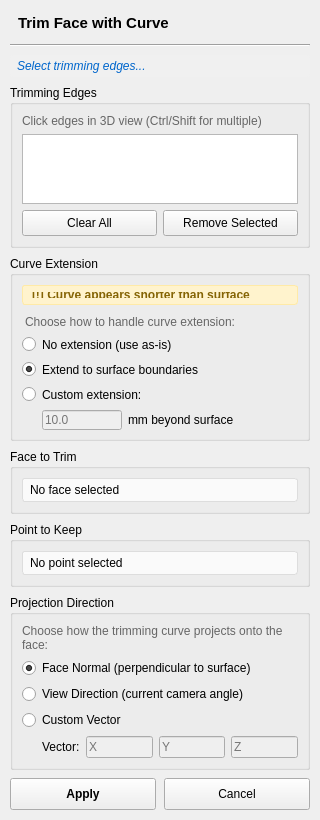
<?xml version="1.0" encoding="UTF-8"?>
<ui version="4.0">
 <class>TrimFaceDialog</class>
 <widget class="QWidget" name="TrimFaceDialog">
  <property name="geometry">
   <rect>
    <x>0</x>
    <y>0</y>
    <width>320</width>
    <height>480</height>
   </rect>
  </property>
  <property name="windowTitle">
   <string>Trim Face</string>
  </property>
  <layout class="QVBoxLayout" name="verticalLayout">
   <property name="spacing">
    <number>8</number>
   </property>
   <property name="leftMargin">
    <number>10</number>
   </property>
   <property name="topMargin">
    <number>10</number>
   </property>
   <property name="rightMargin">
    <number>10</number>
   </property>
   <property name="bottomMargin">
    <number>10</number>
   </property>
   <item>
    <widget class="QLabel" name="titleLabel">
     <property name="text">
      <string>Trim Face with Curve</string>
     </property>
     <property name="styleSheet">
      <string notr="true">font-weight: bold; font-size: 11pt; padding: 4px;</string>
     </property>
    </widget>
   </item>
   <item>
    <widget class="Line" name="line">
     <property name="orientation">
      <enum>Qt::Horizontal</enum>
     </property>
    </widget>
   </item>
   <item>
    <widget class="QLabel" name="statusLabel">
     <property name="text">
      <string>Select trimming edges...</string>
     </property>
     <property name="styleSheet">
      <string notr="true">color: #0066cc; font-style: italic; padding: 4px; background-color: #f0f0f0; border-radius: 3px;</string>
     </property>
     <property name="wordWrap">
      <bool>true</bool>
     </property>
    </widget>
   </item>
   <item>
    <widget class="QGroupBox" name="curvesGroup">
     <property name="title">
      <string>Trimming Edges</string>
     </property>
     <layout class="QVBoxLayout" name="verticalLayout_2">
      <item>
       <widget class="QLabel" name="curveHintLabel">
        <property name="text">
         <string>Click edges in 3D view (Ctrl/Shift for multiple)</string>
        </property>
        <property name="styleSheet">
         <string notr="true">color: #666; font-size: 9pt;</string>
        </property>
       </widget>
      </item>
      <item>
       <widget class="QListWidget" name="curveListWidget">
        <property name="maximumSize">
         <size>
          <width>16777215</width>
          <height>90</height>
         </size>
        </property>
       </widget>
      </item>
      <item>
       <layout class="QHBoxLayout" name="curveButtonLayout">
        <item>
         <widget class="QPushButton" name="clearCurvesButton">
          <property name="text">
           <string>Clear All</string>
          </property>
          <property name="minimumSize">
           <size>
            <width>0</width>
            <height>26</height>
           </size>
          </property>
         </widget>
        </item>
        <item>
         <widget class="QPushButton" name="removeCurveButton">
          <property name="text">
           <string>Remove Selected</string>
          </property>
          <property name="minimumSize">
           <size>
            <width>0</width>
            <height>26</height>
           </size>
          </property>
         </widget>
        </item>
       </layout>
      </item>
     </layout>
    </widget>
   </item>
   <item>
    <widget class="QGroupBox" name="extensionGroup">
     <property name="title">
      <string>Curve Extension</string>
     </property>
     <property name="visible">
      <bool>false</bool>
     </property>
     <layout class="QVBoxLayout" name="verticalLayout_extension">
      <item>
       <widget class="QLabel" name="extensionWarningLabel">
        <property name="text">
         <string>[!] Curve appears shorter than surface</string>
        </property>
        <property name="styleSheet">
         <string notr="true">color: #856404; background-color: #fff3cd; border: 1px solid #ffeaa7; border-radius: 3px; padding: 6px; font-weight: bold;</string>
        </property>
       </widget>
      </item>
      <item>
       <widget class="QLabel" name="extensionHintLabel">
        <property name="text">
         <string>Choose how to handle curve extension:</string>
        </property>
        <property name="styleSheet">
         <string notr="true">color: #666; font-size: 9pt; padding-top: 4px;</string>
        </property>
       </widget>
      </item>
      <item>
       <widget class="QRadioButton" name="extensionNoneRadio">
        <property name="text">
         <string>No extension (use as-is)</string>
        </property>
       </widget>
      </item>
      <item>
       <widget class="QRadioButton" name="extensionBoundaryRadio">
        <property name="text">
         <string>Extend to surface boundaries</string>
        </property>
        <property name="checked">
         <bool>true</bool>
        </property>
       </widget>
      </item>
      <item>
       <widget class="QRadioButton" name="extensionCustomRadio">
        <property name="text">
         <string>Custom extension:</string>
        </property>
       </widget>
      </item>
      <item>
       <widget class="QWidget" name="customExtensionWidget" native="true">
        <layout class="QHBoxLayout" name="horizontalLayout_extension">
         <property name="leftMargin">
          <number>20</number>
         </property>
         <property name="topMargin">
          <number>0</number>
         </property>
         <property name="rightMargin">
          <number>0</number>
         </property>
         <property name="bottomMargin">
          <number>0</number>
         </property>
         <item>
          <widget class="QLineEdit" name="extensionDistanceEdit">
           <property name="enabled">
            <bool>false</bool>
           </property>
           <property name="maximumSize">
            <size>
             <width>80</width>
             <height>16777215</height>
            </size>
           </property>
           <property name="placeholderText">
            <string>10.0</string>
           </property>
          </widget>
         </item>
         <item>
          <widget class="QLabel" name="extensionUnitLabel">
           <property name="text">
            <string>mm beyond surface</string>
           </property>
          </widget>
         </item>
         <item>
          <spacer name="horizontalSpacer_extension">
           <property name="orientation">
            <enum>Qt::Horizontal</enum>
           </property>
           <property name="sizeHint" stdset="0">
            <size>
             <width>40</width>
             <height>20</height>
            </size>
           </property>
          </spacer>
         </item>
        </layout>
       </widget>
      </item>
     </layout>
    </widget>
   </item>
   <item>
    <widget class="QGroupBox" name="faceGroup">
     <property name="title">
      <string>Face to Trim</string>
     </property>
     <layout class="QVBoxLayout" name="verticalLayout_3">
      <item>
       <widget class="QLabel" name="faceLabel">
        <property name="text">
         <string>No face selected</string>
        </property>
        <property name="styleSheet">
         <string notr="true">padding: 4px; background-color: #fafafa; border: 1px solid #ddd; border-radius: 3px;</string>
        </property>
       </widget>
      </item>
     </layout>
    </widget>
   </item>
   <item>
    <widget class="QGroupBox" name="pointGroup">
     <property name="title">
      <string>Point to Keep</string>
     </property>
     <layout class="QVBoxLayout" name="verticalLayout_4">
      <item>
       <widget class="QLabel" name="pointLabel">
        <property name="text">
         <string>No point selected</string>
        </property>
        <property name="styleSheet">
         <string notr="true">padding: 4px; background-color: #fafafa; border: 1px solid #ddd; border-radius: 3px;</string>
        </property>
       </widget>
      </item>
     </layout>
    </widget>
   </item>
   <item>
    <widget class="QGroupBox" name="directionGroup">
     <property name="title">
      <string>Projection Direction</string>
     </property>
     <layout class="QVBoxLayout" name="verticalLayout_5">
      <item>
       <widget class="QLabel" name="directionHintLabel">
        <property name="text">
         <string>Choose how the trimming curve projects onto the face:</string>
        </property>
        <property name="styleSheet">
         <string notr="true">color: #666; font-size: 9pt;</string>
        </property>
        <property name="wordWrap">
         <bool>true</bool>
        </property>
       </widget>
      </item>
      <item>
       <widget class="QRadioButton" name="directionNormalRadio">
        <property name="text">
         <string>Face Normal (perpendicular to surface)</string>
        </property>
        <property name="checked">
         <bool>true</bool>
        </property>
       </widget>
      </item>
      <item>
       <widget class="QRadioButton" name="directionViewRadio">
        <property name="text">
         <string>View Direction (current camera angle)</string>
        </property>
       </widget>
      </item>
      <item>
       <widget class="QRadioButton" name="directionCustomRadio">
        <property name="text">
         <string>Custom Vector</string>
        </property>
       </widget>
      </item>
      <item>
       <widget class="QWidget" name="customVectorWidget" native="true">
        <layout class="QHBoxLayout" name="horizontalLayout_2">
         <property name="leftMargin">
          <number>20</number>
         </property>
         <property name="topMargin">
          <number>0</number>
         </property>
         <property name="rightMargin">
          <number>0</number>
         </property>
         <property name="bottomMargin">
          <number>0</number>
         </property>
         <item>
          <widget class="QLabel" name="vectorLabel">
           <property name="text">
            <string>Vector:</string>
           </property>
          </widget>
         </item>
         <item>
          <widget class="QLineEdit" name="vectorXEdit">
           <property name="enabled">
            <bool>false</bool>
           </property>
           <property name="placeholderText">
            <string>X</string>
           </property>
          </widget>
         </item>
         <item>
          <widget class="QLineEdit" name="vectorYEdit">
           <property name="enabled">
            <bool>false</bool>
           </property>
           <property name="placeholderText">
            <string>Y</string>
           </property>
          </widget>
         </item>
         <item>
          <widget class="QLineEdit" name="vectorZEdit">
           <property name="enabled">
            <bool>false</bool>
           </property>
           <property name="placeholderText">
            <string>Z</string>
           </property>
          </widget>
         </item>
        </layout>
       </widget>
      </item>
     </layout>
    </widget>
   </item>
   <item>
    <spacer name="verticalSpacer">
     <property name="orientation">
      <enum>Qt::Vertical</enum>
     </property>
     <property name="sizeHint" stdset="0">
      <size>
       <width>20</width>
       <height>40</height>
      </size>
     </property>
    </spacer>
   </item>
   <item>
    <layout class="QHBoxLayout" name="buttonLayout">
     <item>
      <widget class="QPushButton" name="applyButton">
       <property name="text">
        <string>Apply</string>
       </property>
       <property name="minimumSize">
        <size>
         <width>90</width>
         <height>32</height>
        </size>
       </property>
       <property name="styleSheet">
        <string notr="true">QPushButton { font-weight: bold; }</string>
       </property>
      </widget>
     </item>
     <item>
      <widget class="QPushButton" name="cancelButton">
       <property name="text">
        <string>Cancel</string>
       </property>
       <property name="minimumSize">
        <size>
         <width>90</width>
         <height>32</height>
        </size>
       </property>
      </widget>
     </item>
    </layout>
   </item>
  </layout>
 </widget>
 <resources/>
 <connections/>
</ui>
